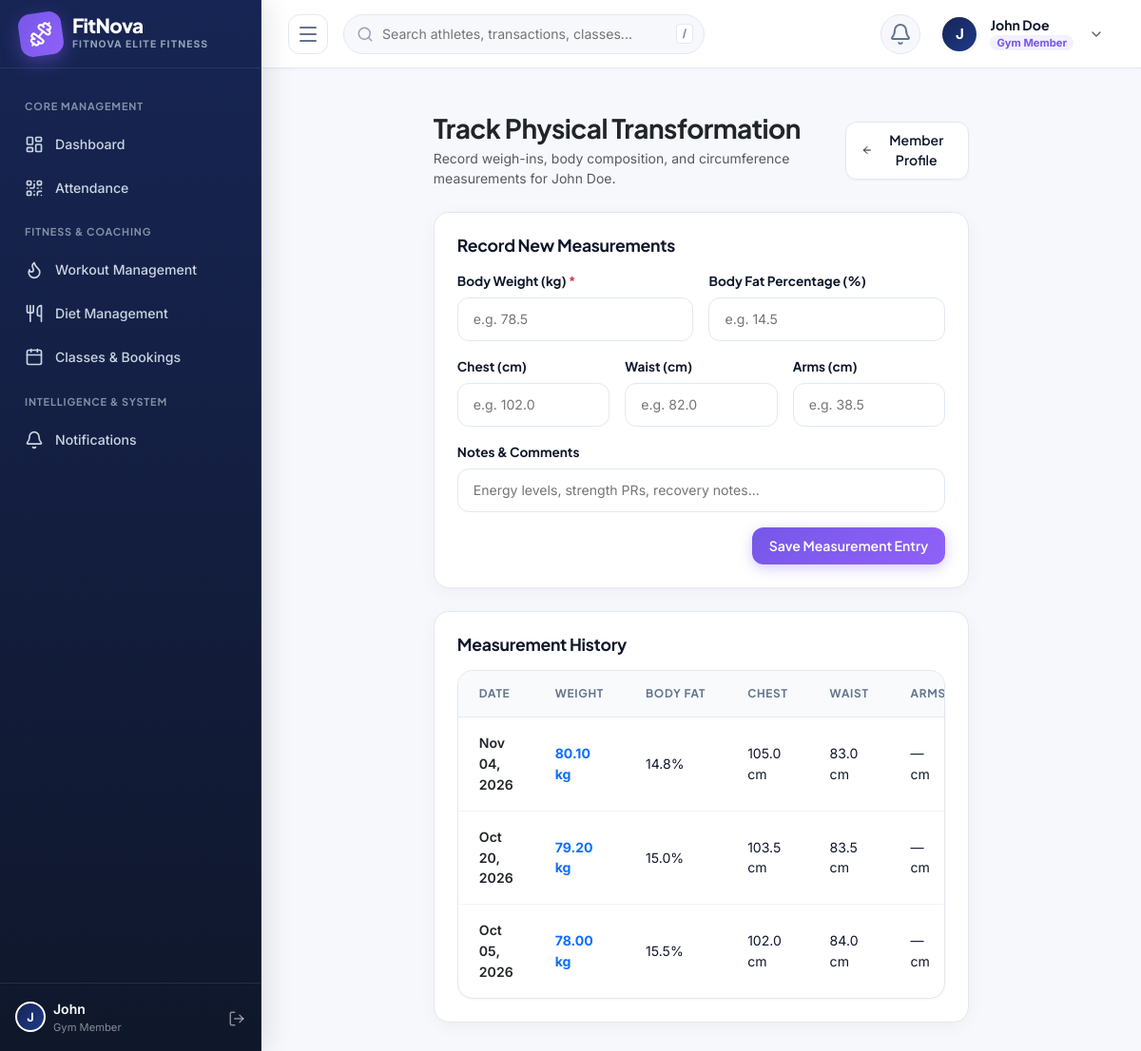
/fitness/progress/ (signed in), run on the app's committed database.
### apps/accounts/models.py (models this page shows, shortened)
class GymOrganization(models.Model):
    name = models.CharField(max_length=200)
    slug = models.SlugField(max_length=220, unique=True)
    logo = models.ImageField(upload_to='organizations/logos/', null=True, blank=True)
    email = models.EmailField()
    phone = models.CharField(max_length=20)
    website = models.URLField(blank=True, default='')
    tax_id = models.CharField(max_length=50, blank=True, default='', verbose_name='Tax/GST ID')
    currency = models.CharField(max_length=10, default='$')
    is_active = models.BooleanField(default=True)
    created_at = models.DateTimeField(auto_now_add=True)
    updated_at = models.DateTimeField(auto_now=True)
    class Meta:
        verbose_name = 'Gym Organization'
        verbose_name_plural = 'Gym Organizations'
        ordering = ['name']

class User(AbstractUser):
    class Role(models.TextChoices):
        SUPER_ADMIN = 'SUPER_ADMIN', _('Super Admin')
        GYM_ADMIN = 'GYM_ADMIN', _('Gym Admin')
        STAFF = 'STAFF', _('Receptionist / Staff')
        TRAINER = 'TRAINER', _('Trainer')
        MEMBER = 'MEMBER', _('Gym Member')
    class Gender(models.TextChoices):
        MALE = 'MALE', _('Male')
        FEMALE = 'FEMALE', _('Female')
        OTHER = 'OTHER', _('Other')
    role = models.CharField(
        max_length=20,
        choices=Role.choices,
        default=Role.MEMBER,
        db_index=True
    )
    organization = models.ForeignKey(
        GymOrganization,
        on_delete=models.CASCADE,
        null=True,
        blank=True,
        related_name='users'
    )
    branch = models.ForeignKey(
        GymBranch,
        on_delete=models.SET_NULL,
        null=True,
        blank=True,
        related_name='branch_users'
    )
    phone = models.CharField(max_length=20, blank=True, default='')
    profile_picture = models.ImageField(upload_to='profiles/', null=True, blank=True)
    gender = models.CharField(max_length=10, choices=Gender.choices, default=Gender.MALE)
    date_of_birth = models.DateField(null=True, blank=True)
    address = models.TextField(blank=True, default='')
    is_verified = models.BooleanField(default=True)
    class Meta:
        ordering = ['-date_joined']
        indexes = [
            models.Index(fields=['organization', 'role']),
            models.Index(fields=['email']),
        ]
    @property
    def is_member(self):
        return self.role == self.Role.MEMBER

### apps/members/models.py (models this page shows, shortened)
class Member(models.Model):
    class Status(models.TextChoices):
        ACTIVE = 'ACTIVE', 'Active'
        INACTIVE = 'INACTIVE', 'Inactive'
        EXPIRED = 'EXPIRED', 'Expired'
        PENDING = 'PENDING', 'Pending Verification'
    user = models.OneToOneField(
        settings.AUTH_USER_MODEL,
        on_delete=models.CASCADE,
        related_name='member_profile'
    )
    organization = models.ForeignKey(
        GymOrganization,
        on_delete=models.CASCADE,
        related_name='members'
    )
    branch = models.ForeignKey(
        GymBranch,
        on_delete=models.SET_NULL,
        null=True,
        blank=True,
        related_name='members'
    )
    member_id = models.CharField(max_length=50, unique=True, db_index=True)
    emergency_contact_name = models.CharField(max_length=150, blank=True, default='')
    emergency_contact_phone = models.CharField(max_length=20, blank=True, default='')
    blood_group = models.CharField(max_length=10, blank=True, default='')
    medical_history = models.TextField(blank=True, default='')
    fitness_goals = models.TextField(blank=True, default='')
    qr_token = models.UUIDField(default=uuid.uuid4, unique=True, editable=False)
    qr_code = models.ImageField(upload_to='members/qr_codes/', blank=True, null=True)
    status = models.CharField(max_length=20, choices=Status.choices, default=Status.PENDING, db_index=True)
    joined_date = models.DateField(default=timezone.now)
    assigned_trainer = models.ForeignKey(
        'trainers.Trainer',
        on_delete=models.SET_NULL,
        null=True,
        blank=True,
        related_name='assigned_members'
    )
    notes = models.TextField(blank=True, default='')
    class Meta:
        ordering = ['-joined_date', '-id']
        verbose_name = 'Gym Member'
        verbose_name_plural = 'Gym Members'
    @property
    def full_name(self):
        return self.user.get_full_name() or self.user.username

### apps/fitness/models.py (models this page shows, shortened)
class MemberProgress(models.Model):
    member = models.ForeignKey(
        'members.Member',
        on_delete=models.CASCADE,
        related_name='progress_logs'
    )
    date = models.DateField(default=timezone.now)
    weight_kg = models.DecimalField(max_digits=5, decimal_places=2)
    body_fat_percentage = models.DecimalField(max_digits=4, decimal_places=1, null=True, blank=True)
    chest_cm = models.DecimalField(max_digits=5, decimal_places=1, null=True, blank=True)
    waist_cm = models.DecimalField(max_digits=5, decimal_places=1, null=True, blank=True)
    arms_cm = models.DecimalField(max_digits=5, decimal_places=1, null=True, blank=True)
    notes = models.TextField(blank=True, default='')
    created_at = models.DateTimeField(auto_now_add=True)
    class Meta:
        ordering = ['-date', '-created_at']
        verbose_name = 'Progress Metric'
        verbose_name_plural = 'Progress Metrics'

### apps/fitness/views.py (the view, shortened to what this page needs)
# urls.py: path('progress/', views.progress_log, name='progress_log'),
@login_required
def progress_log(request):
    if request.user.is_member:
        member = request.user.member_profile
    else:
        member_id = request.GET.get('member_id')
        member = get_object_or_404(Member, id=member_id)
    logs = member.progress_logs.all()[:15]
    return render(request, 'fitness/progress_log.html', {'member': member, 'logs': logs})

### apps/accounts/context_processors.py (called while the page is built)
def global_fitnova_context(request):
    if not request.user.is_authenticated:
        return {}
    unread_count = 0
    recent_notifications = []
    try:
        notifications_qs = request.user.notifications.all()
        unread_count = notifications_qs.filter(is_read=False).count()
        recent_notifications = notifications_qs[:5]
    except Exception:
        pass
    return {
        'unread_notifications_count': unread_count,
        'recent_notifications': recent_notifications,
        'current_org': getattr(request.user, 'organization', None),
        'current_branch': getattr(request.user, 'branch', None),
    }

### templates/fitness/progress_log.html (shortened to what this page needs)
{% extends 'base.html' %}
{% block content %}
<div class="row justify-content-center">
  <div class="col-lg-8">
    <div class="d-flex align-items-center justify-content-between mb-4">
      <div>
        <h3 class="fw-bold text-dark mb-1">Track Physical Transformation</h3>
        <p class="text-muted small mb-0">Record weigh-ins, body composition, and circumference measurements for {{ member.full_name }}.</p>
      </div>
      <a href="{% url 'members:member_detail' member.id %}" class="btn btn-fn-outline">
        <i data-lucide="arrow-left" style="width: 16px;"></i>
        <span>Member Profile</span>
      </a>
    </div>
    <div class="fn-card mb-4">
      <h5 class="fn-card-title mb-3">Record New Measurements</h5>
      <form method="POST">
        <div class="row g-3 mb-3">
          <div class="col-md-6">
            <label class="fn-form-label">Body Weight (kg) <span class="text-danger">*</span></label>
            <input type="number" step="0.1" name="weight_kg" class="fn-input" required placeholder="e.g. 78.5">
          </div>
          <div class="col-md-6">
            <label class="fn-form-label">Body Fat Percentage (%)</label>
            <input type="number" step="0.1" name="body_fat" class="fn-input" placeholder="e.g. 14.5">
          </div>
          <div class="col-md-4">
            <label class="fn-form-label">Chest (cm)</label>
            <input type="number" step="0.5" name="chest" class="fn-input" placeholder="e.g. 102.0">
          </div>
          <div class="col-md-4">
            <label class="fn-form-label">Waist (cm)</label>
            <input type="number" step="0.5" name="waist" class="fn-input" placeholder="e.g. 82.0">
          </div>
          <div class="col-md-4">
            <label class="fn-form-label">Arms (cm)</label>
            <input type="number" step="0.5" name="arms" class="fn-input" placeholder="e.g. 38.5">
          </div>
          <div class="col-12">
            <label class="fn-form-label">Notes & Comments</label>
            <input type="text" name="notes" class="fn-input" placeholder="Energy levels, strength PRs, recovery notes...">
          </div>
        </div>
        <div class="text-end">
          <button type="submit" class="btn btn-fn-accent">Save Measurement Entry</button>
        </div>
      </form>
    </div>
    <div class="fn-card">
      <h5 class="fn-card-title mb-3">Measurement History</h5>
      <div class="fn-table-responsive">
        <table class="fn-table">
          <thead>
            <tr>
              <th>Date</th>
              <th>Weight</th>
              <th>Body Fat</th>
              <th>Chest</th>
              <th>Waist</th>
              <th>Arms</th>
            </tr>
          </thead>
          <tbody>
            {% for log in logs %}
            <tr>
              <td class="fw-semibold text-dark">{{ log.date|date:"M d, Y" }}</td>
              <td class="fw-bold text-primary">{{ log.weight_kg }} kg</td>
              <td>{{ log.body_fat_percentage|default:"—" }}%</td>
              <td>{{ log.chest_cm|default:"—" }} cm</td>
              <td>{{ log.waist_cm|default:"—" }} cm</td>
              <td>{{ log.arms_cm|default:"—" }} cm</td>
            </tr>
            {% empty %}
            <tr><td colspan="6" class="text-center text-muted py-3">No physical metrics logged yet.</td></tr>
            {% endfor %}
          </tbody>
        </table>
      </div>
    </div>
  </div>
</div>
{% endblock %}

### templates/base.html (shortened to what this page needs)
{% load static %}
<!DOCTYPE html>
<html lang="en">
<head>
  <link href="https://cdn.jsdelivr.net/npm/bootstrap@5.3.3/dist/css/bootstrap.min.css" rel="stylesheet">
  <link rel="stylesheet" href="{% static 'css/fitnova.css' %}">
</head>
<body>
<div class="fn-app-wrapper">
  <aside class="fn-sidebar">
    <a href="{% url 'dashboard:index' %}" class="fn-sidebar-brand">
      <div class="fn-brand-logo-icon">
        <i data-lucide="dumbbell"></i>
      </div>
      <div class="fn-brand-text">
        <span class="fn-brand-title">FitNova</span>
        <span class="fn-brand-badge">{{ current_org.name|default:"GYM SAAS" }}</span>
      </div>
    </a>
    <div class="fn-sidebar-nav">
      <div class="fn-nav-header-title">Core Management</div>
      <a href="{% url 'dashboard:index' %}" class="fn-nav-link {% if request.resolver_match.app_name == 'dashboard' and request.resolver_match.url_name == 'index' %}active{% endif %}">
        <i data-lucide="layout-dashboard"></i>
        <span class="fn-nav-text">Dashboard</span>
      </a>
      <a href="{% url 'attendance:attendance_list' %}" class="fn-nav-link {% if request.resolver_match.app_name == 'attendance' %}active{% endif %}">
        <i data-lucide="qr-code"></i>
        <span class="fn-nav-text">Attendance</span>
      </a>
      <div class="fn-nav-header-title">Fitness & Coaching</div>
      <a href="{% url 'fitness:workout_list' %}" class="fn-nav-link {% if request.resolver_match.app_name == 'fitness' and 'workout' in request.path %}active{% endif %}">
        <i data-lucide="flame"></i>
        <span class="fn-nav-text">Workout Management</span>
      </a>
      <a href="{% url 'fitness:diet_list' %}" class="fn-nav-link {% if request.resolver_match.app_name == 'fitness' and 'diet' in request.path %}active{% endif %}">
        <i data-lucide="utensils"></i>
        <span class="fn-nav-text">Diet Management</span>
      </a>
      <a href="{% url 'classes:class_list' %}" class="fn-nav-link {% if request.resolver_match.app_name == 'classes' %}active{% endif %}">
        <i data-lucide="calendar"></i>
        <span class="fn-nav-text">Classes & Bookings</span>
      </a>
      <div class="fn-nav-header-title">Intelligence & System</div>
      <a href="{% url 'notifications:list' %}" class="fn-nav-link {% if request.resolver_match.app_name == 'notifications' %}active{% endif %}">
        <i data-lucide="bell"></i>
        <span class="fn-nav-text">Notifications</span>
      </a>
    </div>
    <div class="p-3 border-top border-white border-opacity-10 d-flex align-items-center justify-content-between">
      <div class="d-flex align-items-center gap-2">
        <div class="fn-avatar" style="width: 32px; height: 32px; font-size: 0.8rem;">
          {{ user.first_name|default:user.username|make_list|first|upper }}
        </div>
        <div class="fn-brand-text">
          <small class="text-white fw-semibold">{{ user.first_name|default:user.username }}</small>
          <small class="text-white-50" style="font-size: 0.7rem;">{{ user.get_role_display }}</small>
        </div>
      </div>
      <a href="{% url 'accounts:logout' %}" class="text-white-50 hover-white text-decoration-none" title="Sign Out">
        <i data-lucide="log-out" style="width: 18px; height: 18px;"></i>
      </a>
    </div>
  </aside>
  <main class="fn-main-content">
    <header class="fn-topbar">
      <div class="fn-topbar-left">
        <button type="button" class="fn-sidebar-toggle-btn" id="fnSidebarToggle" title="Toggle Navigation">
          <i data-lucide="menu"></i>
        </button>
        <form action="{% url 'dashboard:search' %}" method="GET" class="fn-global-search">
          <input type="text" name="q" id="fnGlobalSearchInput" placeholder="Search athletes, transactions, classes..." value="{{ request.GET.q }}">
          <span class="fn-search-badge">/</span>
        </form>
      </div>
      <div class="fn-topbar-right">
        <div class="dropdown">
          <a href="#" class="fn-icon-btn {% if unread_notifications_count > 0 %}has-unread{% endif %}" data-bs-toggle="dropdown" aria-expanded="false" title="Notification Center">
            <i data-lucide="bell"></i>
          </a>
        </div>
        <div class="dropdown">
          <div class="fn-user-dropdown" data-bs-toggle="dropdown" aria-expanded="false">
            <div class="fn-avatar">
              {% if user.profile_picture %}
              <img src="{{ user.profile_picture.url }}" alt="{{ user.first_name }}">
              {% else %}
              {{ user.first_name|default:user.username|make_list|first|upper }}
              {% endif %}
            </div>
            <div class="fn-user-meta d-none d-md-flex">
              <span class="fn-user-name">{{ user.get_full_name|default:user.username }}</span>
              <span class="fn-user-role-badge">{{ user.get_role_display }}</span>
            </div>
            <i data-lucide="chevron-down" class="text-muted ms-1" style="width: 16px;"></i>
          </div>
        </div>
      </div>
    </header>
    <div class="container-fluid px-4 pt-3">
    </div>
    <div class="fn-page-container fn-animate-in">
      {% block content %}{% endblock %}
    </div>
  </main>
</div>
</body>
</html>

### data on the page
GymOrganization: name "FITNOVA ELITE FITNESS"
User: first_name|make_list "J", first_name "John", role "Gym Member", get_full_name "John Doe"
Member: full_name "John Doe"
MemberProgress: date "Nov 04, 2026", weight_kg "80.10", body_fat_percentage "14.8", chest_cm "105.0", waist_cm "83.0", arms_cm "—"
MemberProgress: date "Oct 20, 2026", weight_kg "79.20", body_fat_percentage "15.0", chest_cm "103.5", waist_cm "83.5", arms_cm "—"
MemberProgress: date "Oct 05, 2026", weight_kg "78.00", body_fat_percentage "15.5", chest_cm "102.0", waist_cm "84.0", arms_cm "—"
